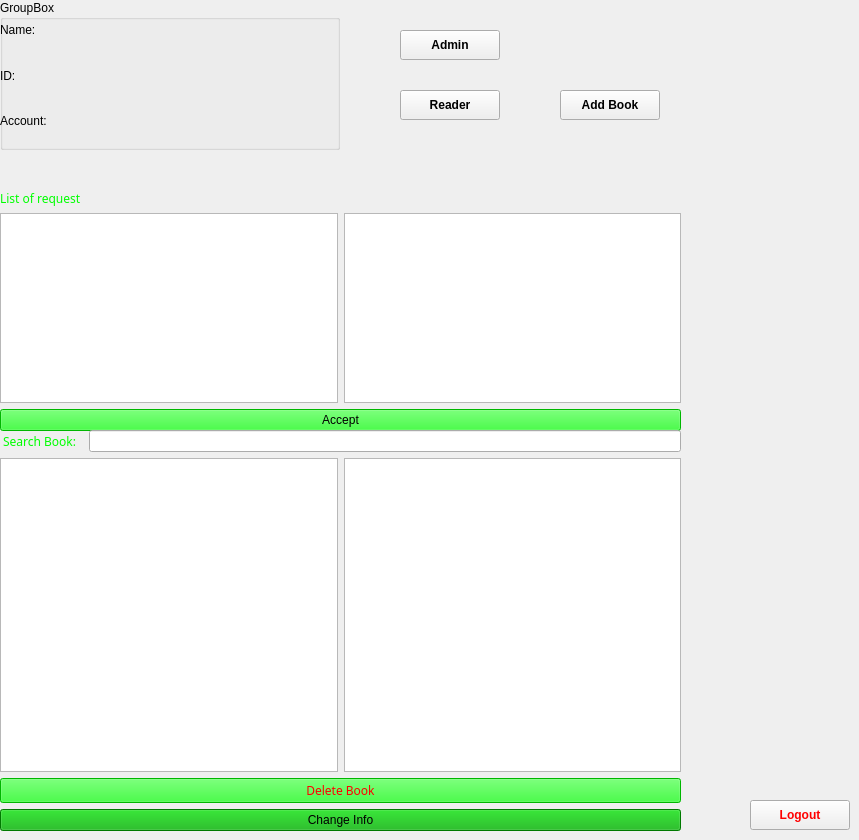
    <widget class="QWidget" name="page_4">
     <widget class="QGroupBox" name="groupBox_5">
      <property name="geometry">
       <rect>
        <x>0</x>
        <y>0</y>
        <width>340</width>
        <height>150</height>
       </rect>
      </property>
      <property name="title">
       <string>GroupBox</string>
      </property>
      <widget class="QWidget" name="layoutWidget_3">
       <property name="geometry">
        <rect>
         <x>0</x>
         <y>10</y>
         <width>331</width>
         <height>131</height>
        </rect>
       </property>
       <layout class="QVBoxLayout" name="verticalLayout_4">
        <item>
         <widget class="QLabel" name="Name_3">
          <property name="text">
           <string>Name:</string>
          </property>
         </widget>
        </item>
        <item>
         <widget class="QLabel" name="ID_3">
          <property name="text">
           <string>ID:</string>
          </property>
         </widget>
        </item>
        <item>
         <widget class="QLabel" name="AccName_3">
          <property name="text">
           <string>Account:</string>
          </property>
         </widget>
        </item>
       </layout>
      </widget>
     </widget>
     <widget class="QPushButton" name="Reader111">
      <property name="geometry">
       <rect>
        <x>400</x>
        <y>30</y>
        <width>100</width>
        <height>30</height>
       </rect>
      </property>
      <property name="font">
       <font>
        <weight>75</weight>
        <bold>true</bold>
       </font>
      </property>
      <property name="text">
       <string>Admin</string>
      </property>
     </widget>
     <widget class="QPushButton" name="Admin111">
      <property name="geometry">
       <rect>
        <x>400</x>
        <y>90</y>
        <width>100</width>
        <height>30</height>
       </rect>
      </property>
      <property name="font">
       <font>
        <weight>75</weight>
        <bold>true</bold>
       </font>
      </property>
      <property name="text">
       <string>Reader</string>
      </property>
     </widget>
     <widget class="QPushButton" name="logoutblirarian">
      <property name="geometry">
       <rect>
        <x>750</x>
        <y>800</y>
        <width>100</width>
        <height>30</height>
       </rect>
      </property>
      <property name="font">
       <font>
        <weight>75</weight>
        <bold>true</bold>
       </font>
      </property>
      <property name="styleSheet">
       <string notr="true">color: rgb(255, 0, 0);</string>
      </property>
      <property name="text">
       <string>Logout</string>
      </property>
     </widget>
     <widget class="QPushButton" name="Admin111_2">
      <property name="geometry">
       <rect>
        <x>560</x>
        <y>90</y>
        <width>100</width>
        <height>30</height>
       </rect>
      </property>
      <property name="font">
       <font>
        <weight>75</weight>
        <bold>true</bold>
       </font>
      </property>
      <property name="text">
       <string>Add Book</string>
      </property>
     </widget>
     <widget class="QWidget" name="layoutWidget">
      <property name="geometry">
       <rect>
        <x>0</x>
        <y>190</y>
        <width>681</width>
        <height>241</height>
       </rect>
      </property>
      <layout class="QVBoxLayout" name="verticalLayout_5">
       <item>
        <widget class="QLabel" name="label_5">
         <property name="font">
          <font>
           <family>Lucida Calligraphy</family>
          </font>
         </property>
         <property name="styleSheet">
          <string notr="true">color: rgb(0, 255, 0);</string>
         </property>
         <property name="text">
          <string>List of request</string>
         </property>
        </widget>
       </item>
       <item>
        <layout class="QHBoxLayout" name="horizontalLayout_10">
         <item>
          <widget class="QListWidget" name="listWidget_3"/>
         </item>
         <item>
          <widget class="QListWidget" name="listWidget_4"/>
         </item>
        </layout>
       </item>
       <item>
        <widget class="QPushButton" name="accept">
         <property name="styleSheet">
          <string notr="true">background-color: rgb(0, 255, 0);
font: 8pt &quot;Lucida Calligraphy&quot;;</string>
         </property>
         <property name="text">
          <string>Accept</string>
         </property>
        </widget>
       </item>
      </layout>
     </widget>
     <widget class="QWidget" name="layoutWidget">
      <property name="geometry">
       <rect>
        <x>0</x>
        <y>430</y>
        <width>681</width>
        <height>401</height>
       </rect>
      </property>
      <layout class="QVBoxLayout" name="verticalLayout_8">
       <item>
        <layout class="QHBoxLayout" name="horizontalLayout_13">
         <item>
          <widget class="QLabel" name="label_7">
           <property name="font">
            <font>
             <family>Lucida Calligraphy</family>
            </font>
           </property>
           <property name="styleSheet">
            <string notr="true">color: rgb(0, 255, 0);</string>
           </property>
           <property name="text">
            <string> Search Book:  </string>
           </property>
          </widget>
         </item>
         <item>
          <widget class="QLineEdit" name="lineEdit_2">
           <property name="text">
            <string/>
           </property>
          </widget>
         </item>
        </layout>
       </item>
       <item>
        <layout class="QHBoxLayout" name="horizontalLayout_12">
         <item>
          <widget class="QListWidget" name="listWidget_7"/>
         </item>
         <item>
          <widget class="QListWidget" name="listWidget_8"/>
         </item>
        </layout>
       </item>
       <item>
        <widget class="QPushButton" name="pushButton_7">
         <property name="font">
          <font>
           <family>Lucida Calligraphy</family>
          </font>
         </property>
         <property name="styleSheet">
          <string notr="true">color: rgb(255, 0, 0);
background-color: rgb(0, 255, 0);</string>
         </property>
         <property name="text">
          <string>Delete Book</string>
         </property>
        </widget>
       </item>
       <item>
        <widget class="QPushButton" name="pushButton_9">
         <property name="styleSheet">
          <string notr="true">background-color: rgb(0, 170, 0);
font: 8pt &quot;Lucida Calligraphy&quot;;</string>
         </property>
         <property name="text">
          <string>Change Info</string>
         </property>
        </widget>
       </item>
      </layout>
     </widget>
    </widget>
